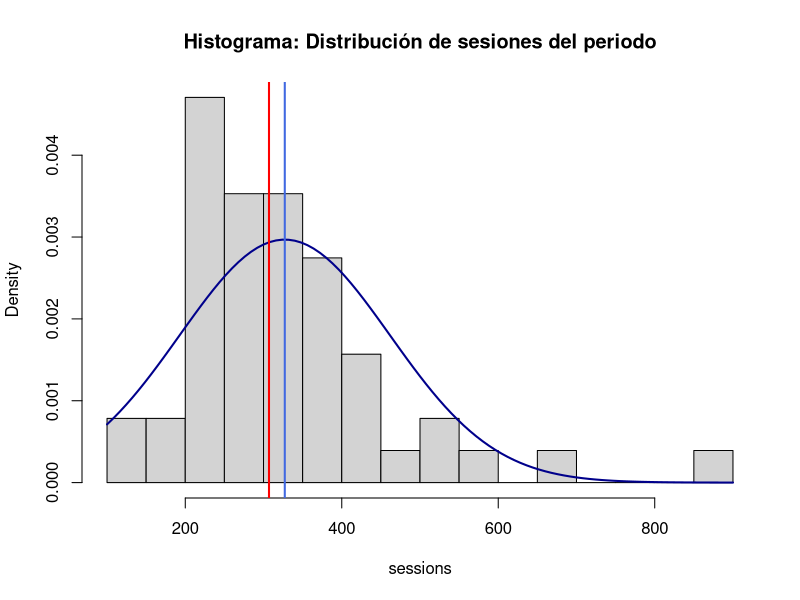
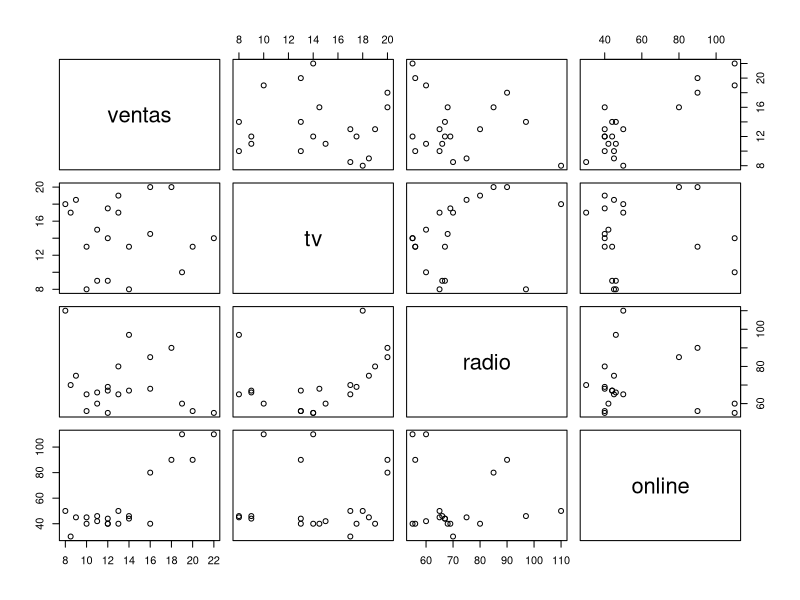
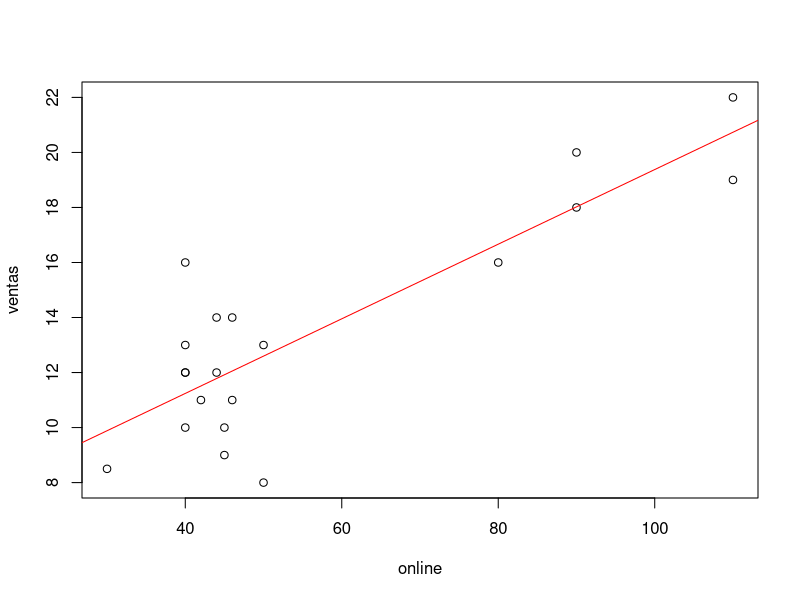
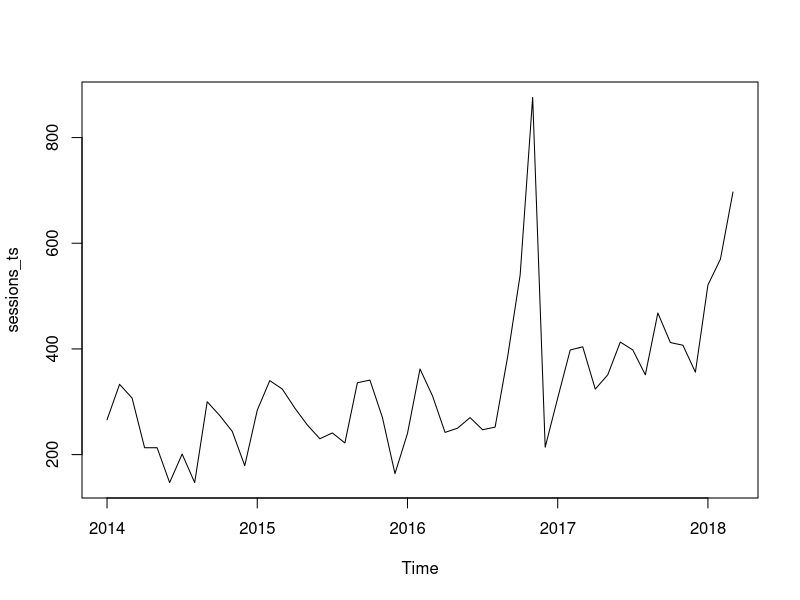
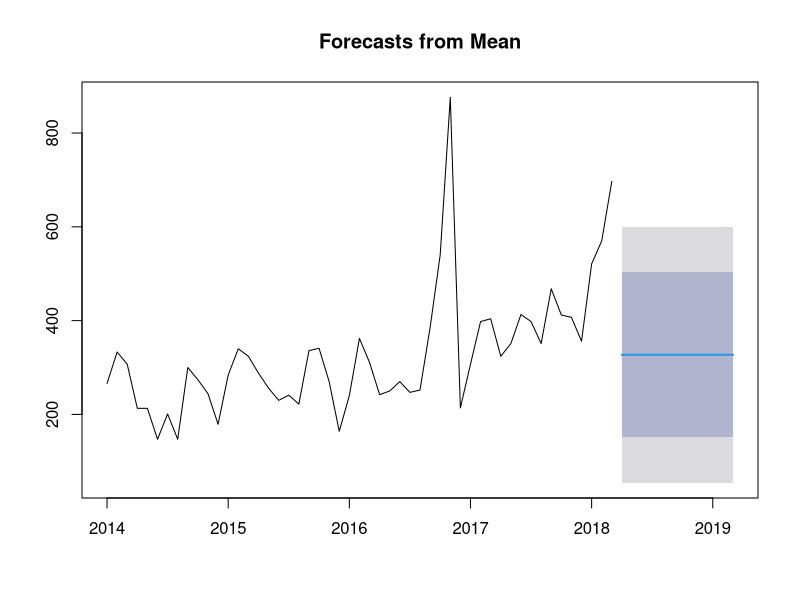
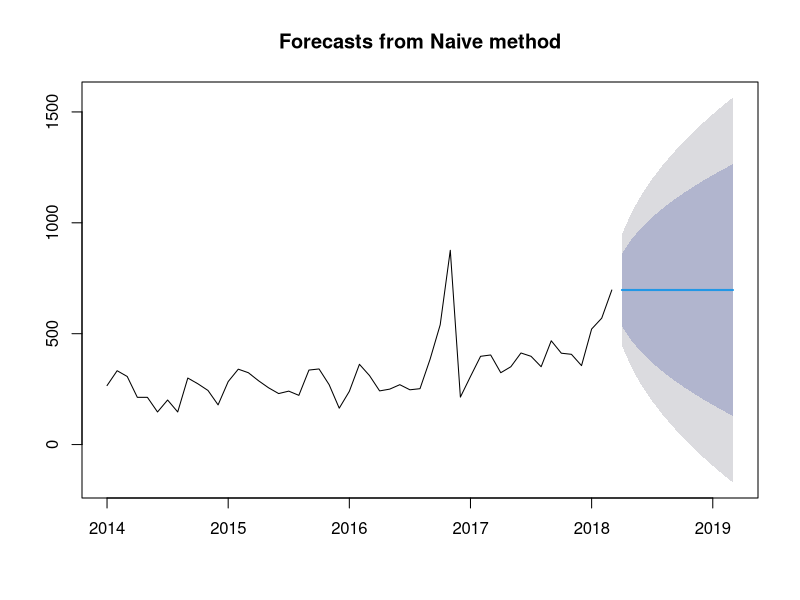

Recreate these plots in R, in order. (Note: this script raises an error after producing the figures.)
##########################################################################
# Series temporales y estadísticas básica para Analítica Web
##########################################################################

setwd('/Users/jose/Documents/GitHub/kschool_r/09-Time-Series')

## ------------------------------------------------------------------------
# Cargamos la librerías necesarias
list.of.packages <- c("imputeTS", "smooth", "strucchange", "CausalImpact", "tidyverse", "GGally", "highcharter", "xts", "forecast")
new.packages <- list.of.packages[!(list.of.packages %in% installed.packages()[,"Package"])]
if(length(new.packages)) install.packages(new.packages)
lapply(list.of.packages, require, character.only = TRUE)





sessions <- c(266, 333, 307, 213, 213, 147, 201, 147, 300, 274, 244, 179, 
              284, 340, 324, 288, 256, 230, 241, 222, 336, 341, 270, 164, 
              240, 362, 311, 242, 250, 270, 247, 252, 385, 540, 876, 214, 
              307, 398, 404, 324, 351, 413, 398, 351, 468, 412, 407, 356, 
              521, 570, 697)

hist(sessions,probability = T, breaks=20, main="Histograma: Distribución de sesiones del periodo")
curve(dnorm(x, mean(sessions), sd(sessions)), add=TRUE, col="darkblue", lwd=2)

mean(sessions)
abline(v = mean(sessions), col = "royalblue", lwd = 2)

median(sessions)
abline(v = median(sessions), col = "red", lwd = 2)

#cuartiles
quantile(sessions) 

#rango intercuartílico
IQR(sessions) 
quantile(sessions, 3/4) - quantile(sessions, 1/4)





# Modelos de regresión lineal ---------------------------------------------

ventas <- c(10,12,11,13,12,14,16,12,14,11,10,19,8.5,8,9,13,16,18,20,22)
tv <- c(13,14,15,17,17.5,13,14.5,9,8,9,8,10,17,18,18.5,19,20,20,13,14)
radio <-c(56,55,60,65,69,67,68,67,97,66,65,60,70,110,75,80,85,90,56,55)
online <- c(40,40,42,50,40,44,40,44,46,46,45,110,30,50,45,40,80,90,90, 110)
datos <- data.frame(ventas, tv, radio, online)
pairs(datos)

modelo <- lm(ventas ~ tv + radio + online, data = datos)
summary(modelo)
round(coefficients(modelo), 4)
# ventas = 8.7759 - 0.0085*tv - 0.0384*radio + 0.1335*online

modelo2 <- lm(ventas ~ online, data = datos)
summary(modelo2)
round(coefficients(modelo2), 4)
# ventas = 5.8170 + 0.1356*online
cor(ventas, online)
cor(datos)
plot(y=ventas, x=online)
abline(modelo2, col='red')




##########################################################################
# Series temporales: modelar el tiempo ------------------------------------
# 
# Una serie temporal se define como una colección de observaciones (discretas o continuas) de una variable recogidas secuencialmente en el tiempo.
# 
# El tiempo es una elemento natural presente en el momento en el que se genera el dato.
# Serie es la característica fundamental de las series temporales. Quiere decir que una observación presente es influenciada por los valores pasados de la misma (Auto correlación).
# Lo modelos de series temporales usarán esta característica para predecir valores futuros.
# 
# 
# Objetivos del análisis de series temporales
# El principal objetivo es el de elaborar un modelo estadístico que describa la procencia de dicha serie.
# 
# Descriptivos: La dibujamos y consideramos sus medidas descriptivas básicas. ¿Presentan una tendencia?. ¿Existe estacionalidad?. ¿Hay valores extremos?
#   
# Predictivos: En ocasiones no sólo se trata de explicar los sucedido sino de ser capaces de predecir el futuro.
##########################################################################


(sessions_ts <- ts(data = sessions, start = c(2014, 01), frequency = 12))



plot(sessions_ts)


# Modelos -----------------------------------------------------------------

# Modelado: Media
sessions.mean <- meanf(sessions_ts, h=12)
summary(sessions.mean)
plot(sessions.mean)

# Modelado: Naive
sessions_ts.naive <- naive(sessions_ts, h=12)
summary(sessions_ts.naive)
plot(sessions_ts.naive)

# Modelado: Media Móvil Simple
# library(smooth)
sessions_ts.sma<-sma(sessions_ts, h = 12, holdout = T, level = .95, ic = 'AIC')
sessions_ts.forecast <- forecast(sessions_ts.sma)
plot(sessions_ts.forecast)


# Componentes de una serie temporal ---------------------------------------
sessions_ts.decomp <- decompose(sessions_ts)
plot(sessions_ts.decomp)


# Serie desestacionalizada ------------------------------------------------
sessions_des.ts  <- sessions_ts-sessions_ts.decomp$seasonal
plot(sessions_ts,main="Serie normal Vs desestacionalizada", col="blue", lwd=2, lty="dotted")
lines(sessions_des.ts, col='red')

# Modelado: naive estacional
sessions_ts.snaive <- snaive(sessions_ts, h = 12)
plot(sessions_ts.snaive)

# Modelado: HoltWinters
sessions_ts.hw <- HoltWinters(sessions_ts)
plot(sessions_ts.hw)

forecast_out_sample <- forecast(sessions_ts.hw, h=12)
plot(forecast_out_sample)


# Cambios estructurales en una serie --------------------------------------

# require(strucchange)
breakpoints(sessions_ts ~ 1)
plot(sessions_ts, main="IPI breakpoints", ylab="Sesiones", col="blue", lwd=1.5)
lines(breakpoints(sessions_ts ~ 1), col="red")
lines(confint(breakpoints(sessions_ts ~ 1), level=0.90), col="red")
text(2015.5, 800, "Agosto 2016", cex=0.75, col="red", pos=4, font=3)


# Series temporales de más de una variable --------------------------------
# library(tidyverse)
(ga_data_df <- read_csv('data/ga_sessions.csv'))

# Vamos a analizar el siguiente código ------------------------------------

ga_data_df %>%
  arrange(channelGrouping) %>% 
  spread(channelGrouping, sessions) %>% 
  gather(key = channelGrouping, value = sessions,-date) %>% 
  arrange(date) %>% 
  drop_na() -> ga_data_2_df

assertthat::are_equal(x = ga_data_2_df, y = ga_data_df)


# Transformación de los datos ---------------------------------------------

ga_data_pivoted_df <- ga_data_df %>%
  arrange(channelGrouping) %>% 
  spread(channelGrouping, sessions) %>% 
  replace(., is.na(.), 0)

summary(ga_data_pivoted_df)

# Correlación entre variables
pairs(ga_data_pivoted_df[-1], upper.panel = NULL)

cor(ga_data_pivoted_df[-1])
round(cor(ga_data_pivoted_df[-1]), 2)

# library(GGally)
ggcorr(ga_data_pivoted_df[-1], label = T)
ggpairs(ga_data_pivoted_df[-1])

# library(highcharter)
hchart(cor(ga_data_pivoted_df[-1])) %>% 
  hc_add_theme(hc_theme_google()) %>% 
  hc_title(text = "Canales de adquisición") %>%
  hc_subtitle(text = "Correlaciones entre canales")





# Series temporales múltiples ---------------------------------------------
web_data_ts <- ts(ga_data_pivoted_df[-1], frequency = 365, start = c(2014,01))
plot(web_data_ts)

# library(xts)
web_data_xts <- xts(ga_data_pivoted_df[-1], order.by = as.Date(ga_data_pivoted_df$date), frequency = 365)
plot.xts(web_data_xts)
plot.xts(web_data_xts, multi.panel=T, grid.ticks.on = F, major.ticks = F, minor.ticks = F)


# Causal Impact -----------------------------------------------------------
# library(CausalImpact)
# En la serie, primero la respuesta y luego las variables predictoras
# ¿Ha influido el tráfico de RRSS en el órganico a partir de 2016-11-01?
model_data <- web_data_xts[,c("Direct","Social")]
head(model_data)

pre.period <- as.Date(c("2014-01-01","2016-11-01"))
post.period <- as.Date(c("2016-11-02","2018-03-01"))

impact <- CausalImpact(model_data,  pre.period, post.period)
plot(impact)
summary(impact)
summary(impact, "report")
